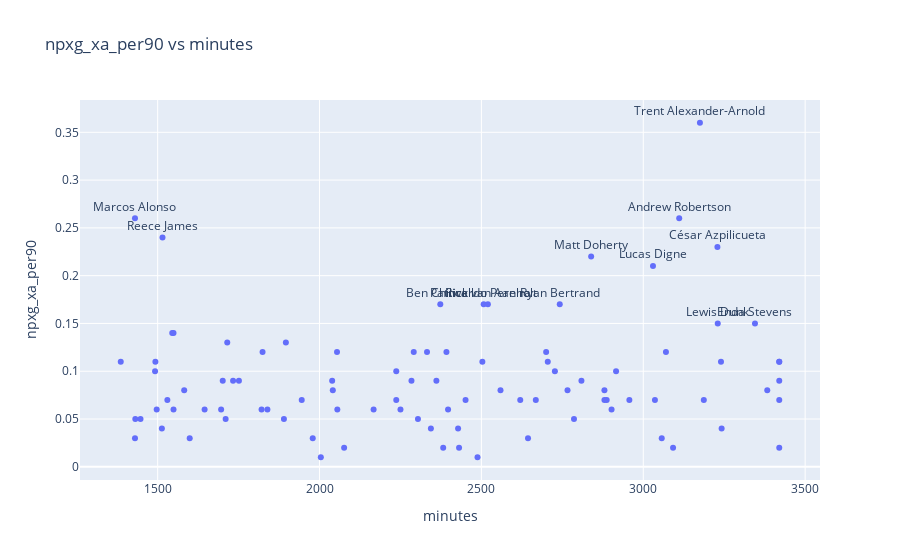

Notebook cell for this chart:
### Code cell
plot(defenders,'minutes','npxg_xa_per90','scatter')

### Figure 1 — Plotly figure (JSON) as saved in the notebook; plotly's stock layout.template omitted (floating-point values rounded to 4 significant figures)
{"data": [{"mode": "markers+text", "text": ["Patrick van Aanholt", null, null, null, "Trent Alexander-Arnold", "Marcos Alonso", null, "César Azpilicueta", null, null, null, null, "Ryan Bertrand", null, null, null, null, null, "Ben Chilwell", null, null, null, null, null, null, null, "Lucas Digne", null, null, "Matt Doherty", "Lewis Dunk", null, null, null, null, null, null, null, null, null, null, null, null, "Reece James", null, null, null, null, null, null, null, null, null, null, null, null, null, null, null, null, null, null, null, null, null, null, null, null, "Ricardo Pereira", null, "Andrew Robertson", null, null, null, null, null, null, null, null, null, "Enda Stevens", null, null, null, null, null, null, null, null, null, null, null, null, null], "textposition": "top center", "type": "scatter", "x": [2507, 3240, 2503, 2957, 3175, 1430, 2700, 3229, 3420, 1890, 3242, 3057, 2742, 1979, 2880, 2167, 2887, 2488, 2373, 1751, 3420, 1839, 2428, 2727, 1431, 2361, 3030, 3420, 2766, 2839, 3230, 3187, 1447, 3383, 2237, 2620, 2397, 2237, 2644, 2004, 2041, 1545, 2054, 1515, 2250, 2559, 1549, 1701, 2039, 2076, 2304, 3092, 1530, 2809, 3420, 1386, 1599, 1513, 1821, 2880, 1492, 2284, 2902, 1896, 2916, 2786, 1715, 1696, 2520, 2332, 3111, 1710, 2705, 2431, 1733, 1824, 2055, 3036, 1549, 2451, 3345, 2291, 3420, 1945, 1582, 1645, 1497, 2392, 3070, 2382, 2668, 1493, 1430, 2344], "y": [0.17, 0.11, 0.11, 0.07, 0.36, 0.26, 0.12, 0.23, 0.09, 0.05, 0.04, 0.03, 0.17, 0.03, 0.08, 0.06, 0.07, 0.01, 0.17, 0.09, 0.02, 0.06, 0.04, 0.1, 0.05, 0.09, 0.21, 0.11, 0.08, 0.22, 0.15, 0.07, 0.05, 0.08, 0.07, 0.07, 0.06, 0.1, 0.03, 0.01, 0.08, 0.14, 0.12, 0.24, 0.06, 0.08, 0.06, 0.09, 0.09, 0.02, 0.05, 0.02, 0.07, 0.09, 0.07, 0.11, 0.03, 0.04, 0.06, 0.07, 0.1, 0.09, 0.06, 0.13, 0.1, 0.05, 0.13, 0.06, 0.17, 0.12, 0.26, 0.05, 0.11, 0.02, 0.09, 0.12, 0.06, 0.07, 0.14, 0.07, 0.15, 0.12, 0.11, 0.07, 0.08, 0.06, 0.06, 0.12, 0.12, 0.02, 0.07, 0.11, 0.03, 0.04]}], "layout": {"title": {"text": "npxg_xa_per90 vs minutes"}, "xaxis": {"title": {"text": "minutes"}}, "yaxis": {"title": {"text": "npxg_xa_per90"}}}}
